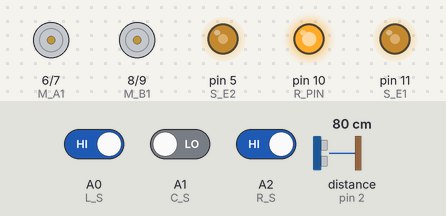
A sketch run on a simulated Arduino Uno, built with avr-gcc and run on an emulated ATmega328P. Parts: motor-driver pin pairs drawn as motors (green arrow = first pin HIGH = forward, orange = second pin HIGH = backward, longer = more drive), output pins drawn as LEDs (lit = HIGH). Wiring (inferred from the names in the program): ultrasonic range finder: trigger pin 3; echo pin 2. Inputs (shaded band) come from the test bench; at power-on: distance to the obstacle (sensor on pin 2) 80 cm, A0 (L_S) HIGH, A2 (R_S) HIGH, A1 (C_S) LOW. The echo pulse lasts 58.3 µs per cm; pins used as bus, display or sensor lines are not drawn.

Above: at 1.4 s.
1.5 s: distance to the obstacle (sensor on pin 2) set to 35 cm
3.0 s: distance to the obstacle (sensor on pin 2) set to 28 cm
At 4.2 s:
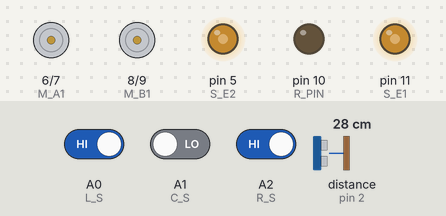
4.5 s: A0 (L_S) driven LOW
At 5.4 s:
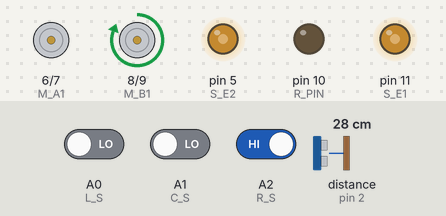
6.0 s: distance to the obstacle (sensor on pin 2) set to 8 cm
7.5 s: distance to the obstacle (sensor on pin 2) set to 5 cm
At 8.7 s:
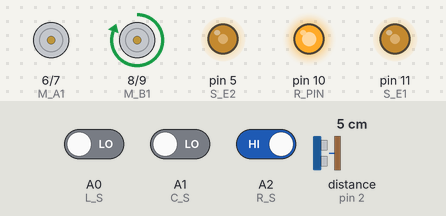
9.0 s: A0 (L_S) driven HIGH and A2 (R_S) driven LOW
At 10.0 s:
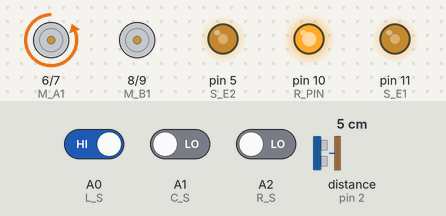
Timing chart, 0 to 11.5 s (numbered marks = the images above; inputs shaded):
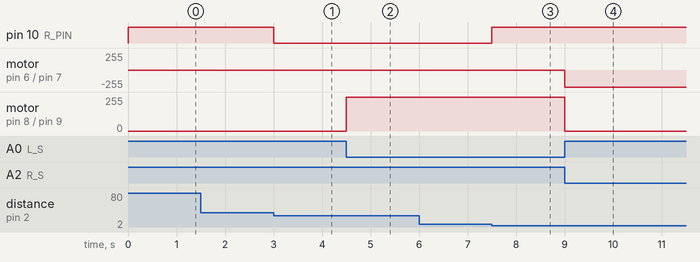

Measured:
- the behaviour switches between 32 and 31 cm on distance to the obstacle (sensor on pin 2) (found by bisection; images 0 and 1)
- the behaviour switches between 7 and 6 cm on distance to the obstacle (sensor on pin 2) (found by bisection; images 2 and 3)
- after the input at 1.5 s, every drawn part: stays the same
- after the input at 3.0 s, pin 10 (R_PIN): HIGH → LOW at once
- after the input at 4.5 s, motor on pin 8 (M_B1) / pin 9 (M_B2): stopped → forward 255/255 at once
- after the input at 6.0 s, every drawn part: stays the same
- after the input at 7.5 s, pin 10 (R_PIN): LOW → HIGH at once
- after the input at 9.0 s, motor on pin 6 (M_A1) / pin 7 (M_A2): stopped → backward 255/255 at once; motor on pin 8 (M_B1) / pin 9 (M_B2): forward 255/255 → stopped at once

The sketch:

Service_Robot_Source_Codes.ino
```cpp
int S_E1 = 11;  // Motor Hız Ayarları
int S_E2 = 5;  // Motor Hız Ayarları

int M_A1 = 6;  // 1. Motor için in1
int M_A2 = 7;  // 1. Motor için in2
int M_B1 = 8;  // 2. Motor için in3
int M_B2 = 9;  // 2. Motor için in4

int R_PIN = 10;  // Röle pinini tanımla

int R_S = A2;  // Tracker Sensör için Sağ Tarafın Tanımlı Olduğu Analog 2 pini
int C_S = A1;  // Tracker Sensör için Orta Tarafın Tanımlı Olduğu Analog 1 pini
int L_S = A0;  // Tracker Sensör için Sol Tarafın Tanımlı Olduğu Analog 0 pini

const int trigPin = 3;  // Ultrasonik sensörün trig pini
const int echoPin = 2;  // Ultrasonik sensörün echo pini
const int obstacleDistance = 30;  // Engel algılama mesafesi (cm)
const int handDistance = 5;  // El algılama mesafesi (cm)

bool obstacleDetected = false;  // Engelin algılanıp algılanmadığını kontrol etmek için bir bayrak

void setup() {
  pinMode(M_B1, OUTPUT);
  pinMode(M_B2, OUTPUT);
  pinMode(M_A1, OUTPUT);
  pinMode(M_A2, OUTPUT);
  pinMode(S_E2, OUTPUT);
  pinMode(S_E1, OUTPUT);

  pinMode(L_S, INPUT);
  pinMode(C_S, INPUT);
  pinMode(R_S, INPUT);

  pinMode(trigPin, OUTPUT);
  pinMode(echoPin, INPUT);

  pinMode(R_PIN, OUTPUT);  // Röle pinini çıkış olarak ayarla

  analogWrite(S_E1, 125);
  analogWrite(S_E2, 125);
  digitalWrite(R_PIN, HIGH);  // Röleyi varsayılan olarak açık konumda başlat
  delay(200);
}

void loop() {
  long duration, distance;
  digitalWrite(trigPin, LOW);
  delayMicroseconds(2);
  digitalWrite(trigPin, HIGH);
  delayMicroseconds(10);
  digitalWrite(trigPin, LOW);
  duration = pulseIn(echoPin, HIGH);
  distance = duration * 0.034 / 2;

  if (distance <= obstacleDistance) {
    if (!obstacleDetected) {
      Stop();
      digitalWrite(R_PIN, LOW);  // Röleyi kapat
      obstacleDetected = true;  // Engelin algılandığını işaretle
    }
  } else {
    obstacleDetected = false;  // Engelin olmadığını işaretle
  }

  if ((distance <= handDistance) && obstacleDetected) {
    digitalWrite(R_PIN, HIGH);  // Röleyi aç
  }

  if ((digitalRead(L_S) == 0) && (digitalRead(C_S) == 1) && (digitalRead(R_S) == 0)) {
    forward();
  }

  if ((digitalRead(L_S) == 1) && (digitalRead(C_S) == 1) && (digitalRead(R_S) == 0)) {
    turnLeft();
  }

  if ((digitalRead(L_S) == 1) && (digitalRead(C_S) == 0) && (digitalRead(R_S) == 0)) {
    turnLeft();
  }

  if ((digitalRead(L_S) == 0) && (digitalRead(C_S) == 1) && (digitalRead(R_S) == 1)) {
    turnRight();
  }

  if ((digitalRead(L_S) == 0) && (digitalRead(C_S) == 0) && (digitalRead(R_S) == 1)) {
    turnRight();
  }

  if ((digitalRead(L_S) == 1) && (digitalRead(C_S) == 1) && (digitalRead(R_S) == 1)) {
    Stop();
  }
}

void forward() {
  digitalWrite(M_A1, LOW);
  digitalWrite(M_A2, HIGH);
  digitalWrite(M_B1, HIGH);
  digitalWrite(M_B2, LOW);
}

void turnRight() {
  digitalWrite(M_A1, LOW);
  digitalWrite(M_A2, LOW);
  digitalWrite(M_B1, HIGH);
  digitalWrite(M_B2, LOW);
}

void turnLeft() {
  digitalWrite(M_A1, LOW);
  digitalWrite(M_A2, HIGH);
  digitalWrite(M_B1, LOW);
  digitalWrite(M_B2, LOW);
}

void Stop() {
  digitalWrite(M_A1, LOW);
  digitalWrite(M_A2, LOW);
  digitalWrite(M_B1, LOW);
  digitalWrite(M_B2, LOW);
}
```
